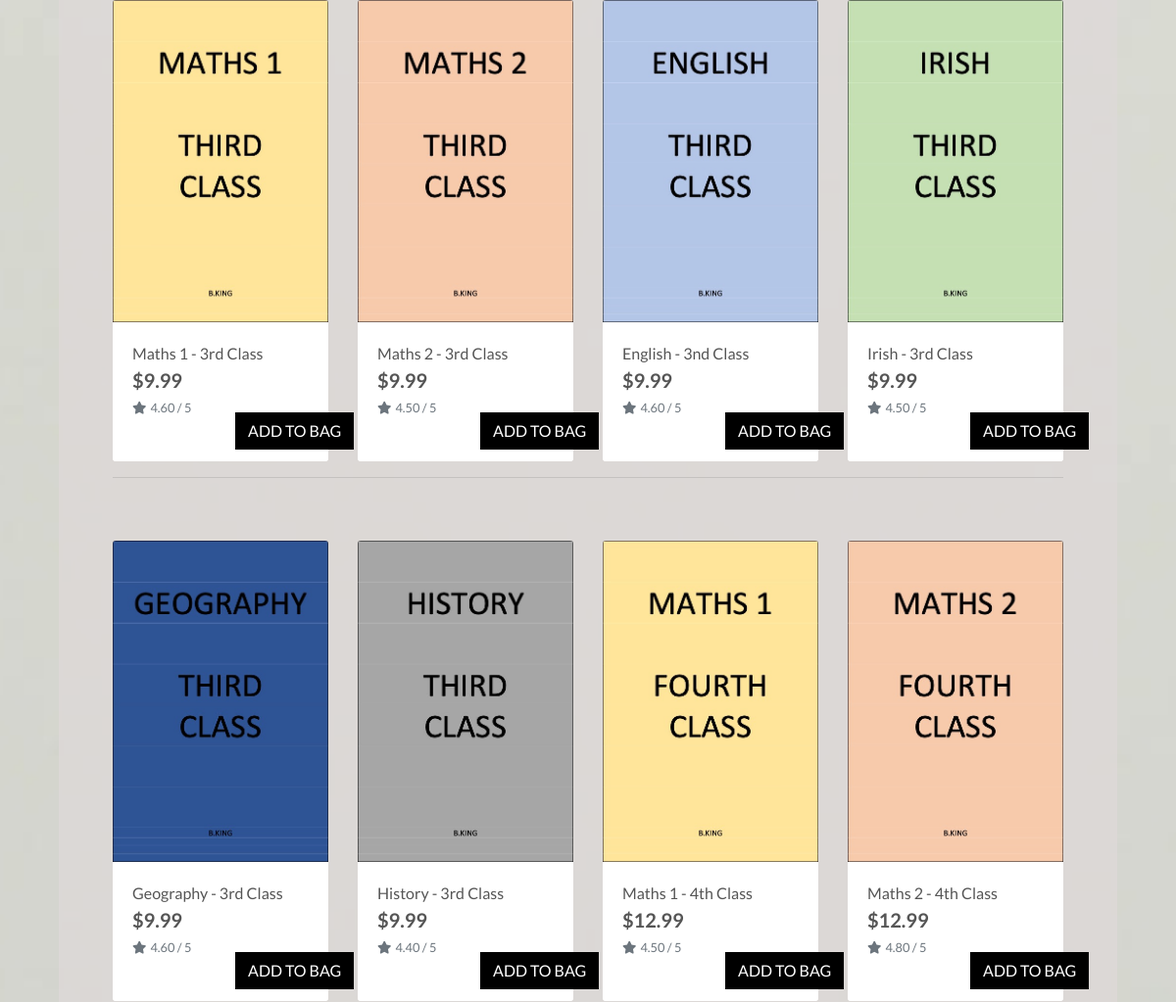
The app's page /products/ (middle part), older data.
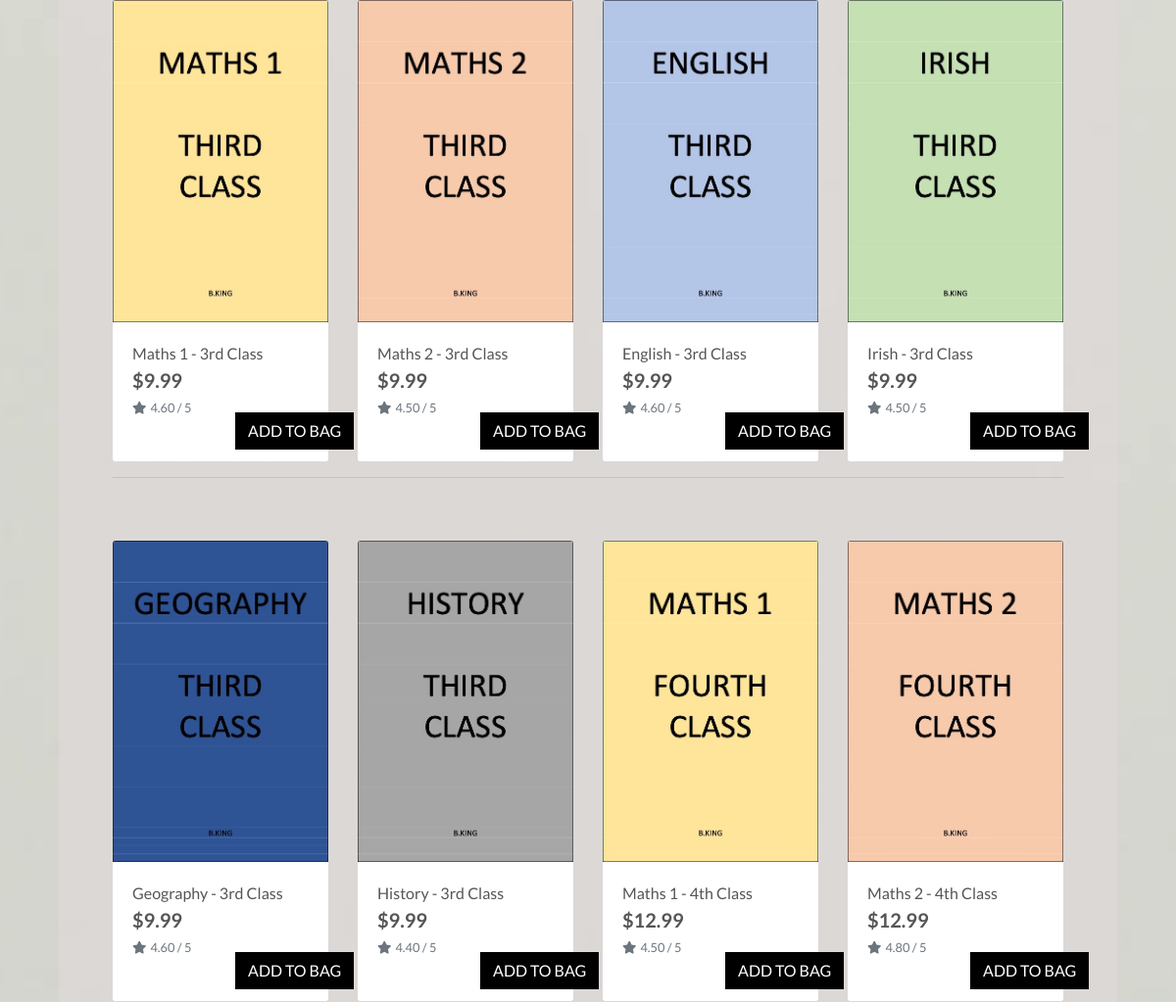
The same page, newer data.
### products/models.py (models this page shows, shortened)
class Product(models.Model):
    name = models.TextField()
    author = models.TextField(max_length=254)
    subject = models.TextField(max_length=254)
    rating = models.DecimalField(max_digits=6, decimal_places=2,
                                 null=True, blank=True)
    price = models.DecimalField(max_digits=6, decimal_places=2)
    year = models.CharField(max_length=254, null=True, blank=True)
    image = models.ImageField(null=True, blank=True)
    grade = models.CharField(max_length=254, null=True, blank=True)

### products/views.py (the view)
# urls.py: path('', views.all_lessons, name='products'),
def all_lessons(request):
    products = Product.objects.all()
    query = None
    if request.GET:
        if 'q' in request.GET:
            query = request.GET['q']
            queries = Q(name__icontains=query)
            products = products.filter(queries)
    context = {
        'products': products,
        'search_term': query,
    }
    return render(request, 'products/products.html', context)

### bag/contexts.py (called while the page is built, shortened)
def bag_contents(request):
    bag_items = []
    total = 0
    product_count = 0
    bag = request.session.get('bag', {})
    grand_total = total
    context = {
        'bag_items': bag_items,
        'total': total,
        'product_count': product_count,
        'grand_total': grand_total,
    }
    print(bag_items)
    return context

### products/templates/products/products.html (shortened to what this page needs)
{% extends "base.html" %}
{% load static %}
{% block content %}
    <div class="container-fluid">
        <div class="row">
            <div class="product-container col-10 offset-1">
                <div class="row">
                    {% for product in products %}
                        <div class="col-sm-6 col-md-6 col-lg-4 col-xl-3">
                            <div class="card h-100 border-0">
                                {% if product.image %}
                                <a href="{% url 'product_detail' product.id %}">
                                    <img class="card-img-top img-fluid" src="{{ product.image.url }}" alt="{{ product.name }}">
                                </a>
                                {% else %}
                                <a href="{% url 'product_detail' product.id %}">
                                    <img class="card-img-top img-fluid" src="{{ MEDIA_URL }}noimage.png" alt="{{ product.name }}">
                                </a>
                                {% endif %}
                                <div class="card-body pb-0">
                                    <p class="mb-0">{{ product.name }}</p>
                                </div>
                                <div class="card-footer bg-white pt-0 border-0 text-left">
                                    <div class="row">
                                        <div class="col-6">
                                            <p class="lead mb-0 text-left font-weight-bold">${{ product.price }}</p>
                                            {% if product.rating %}
                                                <small class="text-muted"><i class="fas fa-star mr-1"></i>{{ product.rating }} / 5</small>
                                            {% else %}
                                                <small class="text-muted">No Rating</small>
                                            {% endif %}
                                        </div>
                                        <div class="col-6">
                                             <form class="form" action="#" method="POST">
                                                    <input type="submit" class="btn btn-black rounded-0 text-uppercase mt-5" value="Add to Bag">
                                            </form>
                                        </div>
                                    </div>
                                </div>
                            </div>
                        </div>
                        {% if forloop.counter|divisibleby:4 %}
                            <div class="col-12 d-none d-xl-block mb-5">
                                <hr>
                            </div>
                        {% endif %}
                    {% endfor %}
                </div>
            </div>
        </div>
    </div>
{% endblock %}

### templates/base.html (shortened to what this page needs)
{% load static %}
<!doctype html>
<html lang="en">
  <head>
    {% block corecss%}
    <link rel="stylesheet" href="https://stackpath.bootstrapcdn.com/bootstrap/4.4.1/css/bootstrap.min.css">
    <link rel="stylesheet" href="{% static 'css/base.css' %}">
    {% endblock %}
  </head>
  <body>
    {% block content %}
    {% endblock %}
  </body>
</html>

### static/css/base.css (style rules this page uses)
html { height: 100%; }
body { background: url('/media/homepage_background.jpg') no-repeat center center fixed; background-size: cover; height: calc(100vh - 164px); color: #555; font-family: 'Lato'; }
.btn-black { background: black; color: white; }

Row changes from the older to the newer data that the page shows:
changed Product: name "English - 3nd Class" → "English - 3rd Class"
